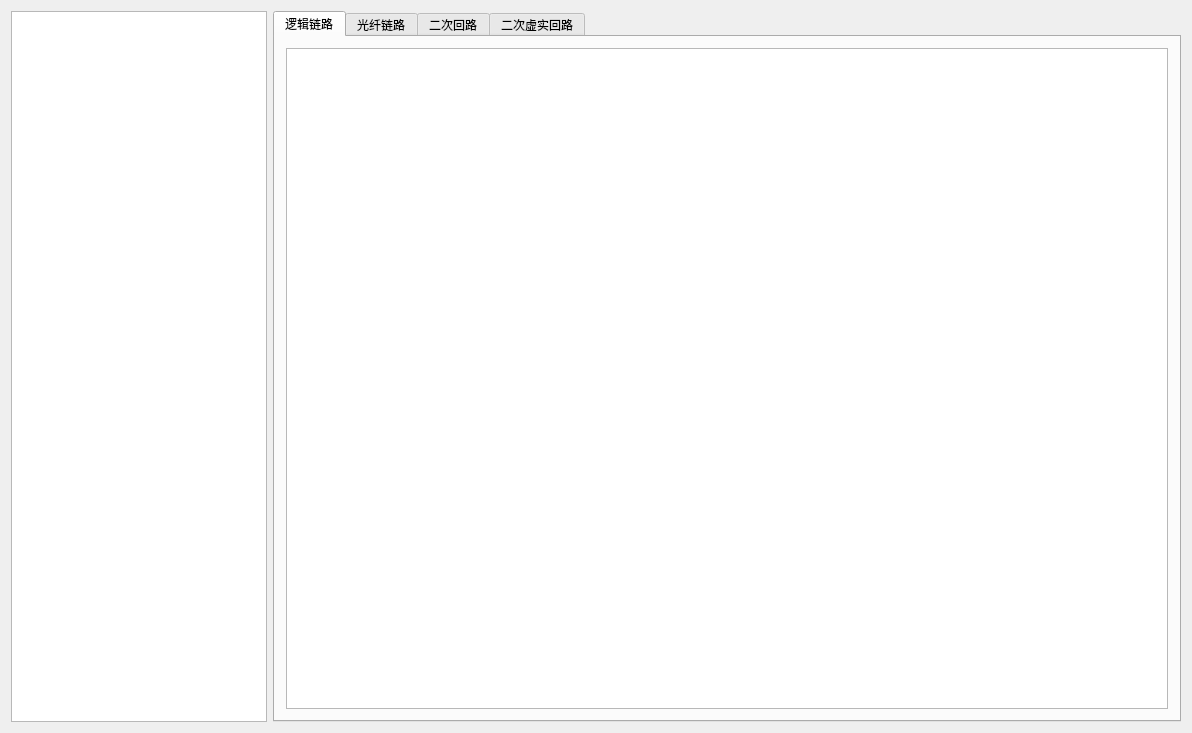
<?xml version="1.0" encoding="UTF-8"?>
<ui version="4.0">
 <class>MainWindowClass</class>
 <widget class="QWidget" name="MainWindowClass">
  <property name="geometry">
   <rect>
    <x>0</x>
    <y>0</y>
    <width>1192</width>
    <height>733</height>
   </rect>
  </property>
  <property name="windowTitle">
   <string>MainWindow</string>
  </property>
  <layout class="QHBoxLayout" name="horizontalLayout" stretch="0,8">
   <item>
    <widget class="QTreeView" name="stationTree"/>
   </item>
   <item>
    <widget class="QTabWidget" name="tabWidget">
     <property name="currentIndex">
      <number>0</number>
     </property>
     <widget class="QWidget" name="tab">
      <attribute name="title">
       <string>逻辑链路</string>
      </attribute>
      <layout class="QGridLayout" name="gridLayout">
       <item row="0" column="0">
        <widget class="QGraphicsView" name="logicView"/>
       </item>
      </layout>
     </widget>
     <widget class="QWidget" name="tab_2">
      <attribute name="title">
       <string>光纤链路</string>
      </attribute>
      <layout class="QGridLayout" name="gridLayout_2">
       <item row="0" column="0">
        <widget class="QGraphicsView" name="opticalView"/>
       </item>
      </layout>
     </widget>
     <widget class="QWidget" name="tab_3">
      <attribute name="title">
       <string>二次回路</string>
      </attribute>
      <layout class="QGridLayout" name="gridLayout_3">
       <item row="0" column="0">
        <widget class="QGraphicsView" name="wholeView"/>
       </item>
      </layout>
     </widget>
     <widget class="QWidget" name="tab_4">
      <attribute name="title">
       <string>二次虚实回路</string>
      </attribute>
      <layout class="QGridLayout" name="gridLayout_4">
       <item row="0" column="0">
        <widget class="QGraphicsView" name="wholeRealView"/>
       </item>
      </layout>
     </widget>
    </widget>
   </item>
  </layout>
 </widget>
 <layoutdefault spacing="6" margin="11"/>
 <resources>
  <include location="mainwindow.qrc"/>
 </resources>
 <connections/>
</ui>
